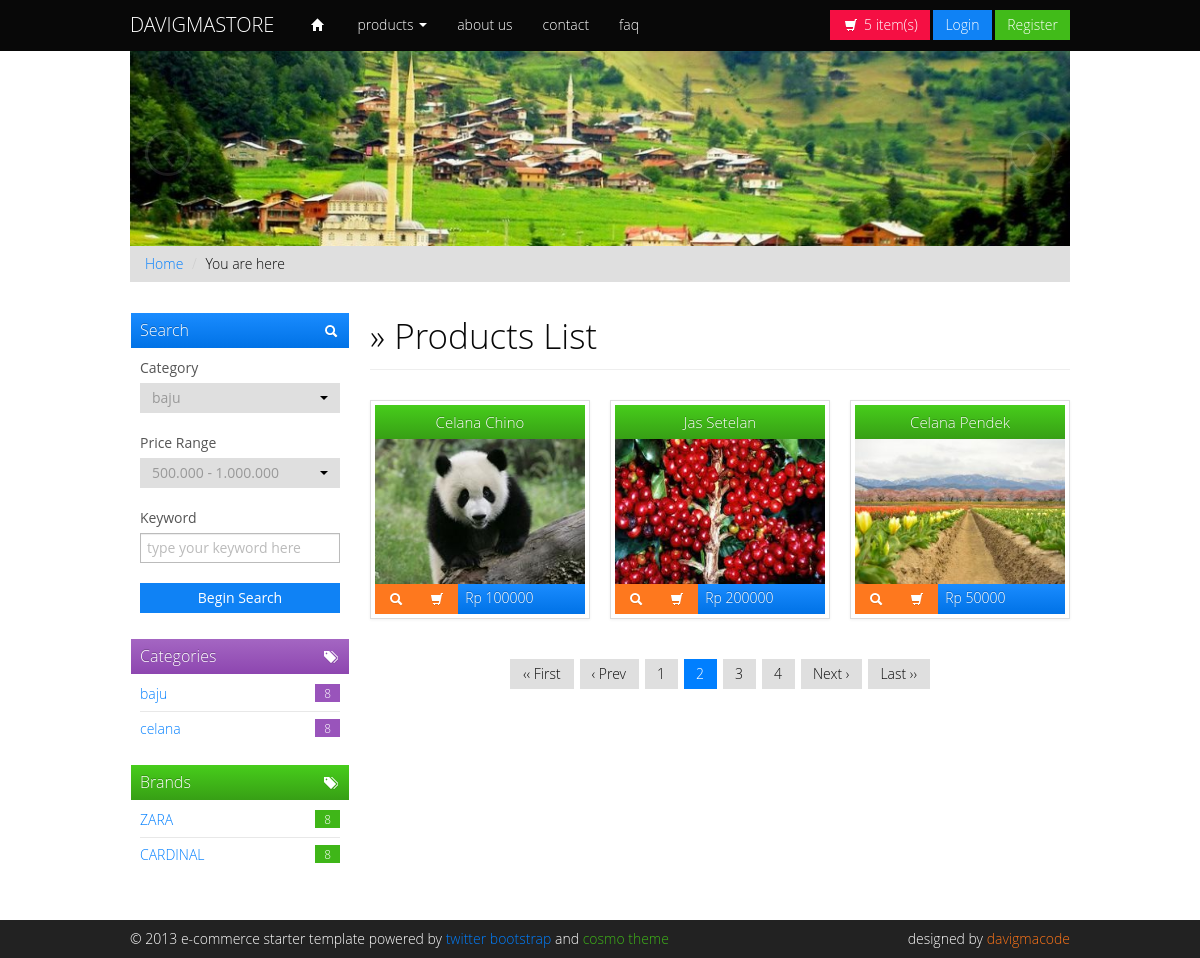
Page /index.php/home on the committed database.
### tables this page shows
CREATE TABLE `category` (
  `category_id` int(11) NOT NULL,
  `category_name` varchar(50) NOT NULL,
  `category_image` varchar(100) DEFAULT NULL,
  `category_status` int(11) NOT NULL DEFAULT 1,
  `category_desc` varchar(100) DEFAULT NULL
);

CREATE TABLE `brands` (
  `brand_id` int(11) NOT NULL,
  `brand_name` varchar(50) DEFAULT NULL,
  `brand_desc` varchar(100) DEFAULT NULL
);

CREATE TABLE `products` (
  `product_id` int(11) NOT NULL,
  `product_code` varchar(50) DEFAULT NULL,
  `product_name` varchar(50) NOT NULL,
  `product_category` int(11) DEFAULT NULL,
  `product_brand` int(11) DEFAULT NULL,
  `product_price` int(11) NOT NULL,
  `product_disc` int(11) DEFAULT NULL,
  `product_slug` varchar(100) DEFAULT NULL,
  `product_image` varchar(100) DEFAULT NULL,
  `product_status` int(11) NOT NULL DEFAULT 1,
  `product_stok` int(11) NOT NULL DEFAULT 0,
  `product_desc` varchar(100) DEFAULT NULL
);

### application/controllers/Home.php (called while the page is built, shortened)
<?php
class Home extends CI_Controller
{
	function __construct()
	{
		$this->load->model(['Product_m', 'Category_m', 'Brand_m']);
	}
	public function index()
	{
		$input = $this->input->get(NULL, TRUE);
		if (isset($input['category']) && $input['category'] != '') {
			$data['products'] = $this->Product_m->getByCategory($input['category']);
		} elseif (isset($input['brand']) && $input['brand'] != '') {
			$data['products'] = $this->Product_m->getByBrand($input['brand']);
		} else {
			$data['products'] = $this->Product_m->getByActive();
		}
		$data['category'] = $this->Category_m->getByActive();
		$data['brands'] = $this->Brand_m->getAll();
		$this->load->view('body/header');
		$this->load->view('body/nav', $data);
		$this->load->view('product/product', $data);
		$this->load->view('body/footer');
	}
}

### index.php (called while the page is built, shortened)
<?php
require_once BASEPATH.'core/CodeIgniter.php';

### application/models/Category_m.php (called while the page is built)
<?php
class Category_m extends CI_Model
{
    private $table = 'category';
    public function getByActive()
    {
        return $this->db->get_where($this->table, ['category_status' => 1])->result();
    }
}

### application/models/Brand_m.php (called while the page is built)
<?php
class Brand_m extends CI_Model
{
    private $table = 'brands';
    public function getAll()
    {
        return $this->db->get($this->table)->result();
    }
}

### application/models/Product_m.php (called while the page is built, shortened)
<?php
class Product_m extends CI_Model
{
    private $table = 'products';
    public function getByActive()
    {
        return $this->db->get_where($this->table, ['product_status' => 1])->result();
    }
}

### application/views/product/product.php (the view, shortened to what this page needs)
<div class="span3">
    <div class="dabox">
        <h3 class="btn-primary"><i class="pull-right icon-search icon-white"></i> Search</h3>
        <form style="margin: 0;">
            <div class="control-group">
                <label class="control-label" for="categories">Category</label>
                <div class="controls row-fluid">
                </div>
            </div>
            <div class="control-group">
                <label class="control-label" for="categories">Price Range</label>
                <div class="controls row-fluid">
                </div>
            </div>
            <div class="control-group">
                <label class="control-label" for="keyword">Keyword</label>
                <div class="controls row-fluid">
                    <input type="text" name="keyword" placeholder="type your keyword here" class="span12">
                </div>
            </div>
            <button class="btn btn-block btn-primary" type="button">Begin Search</button>
        </form>
    </div>
    <div class="dabox">
        <h3 class="btn-info"><i class="pull-right icon-tags icon-white"></i> Categories</h3>
        <ul>
            <?php foreach ($category as $key => $data) { ?>
                <li><a href="<?= base_url('home?category=' . $data->category_id) ?>"><?= $data->category_name ?> <span class="pull-right badge badge-info">8</span></a></li>
            <?php } ?>
        </ul>
    </div>
    <div class="dabox">
        <h3 class="btn-success"><i class="pull-right icon-tags icon-white"></i> Brands</h3>
        <ul>
            <?php foreach ($brands as $key => $data) { ?>
                <li><a href="<?= base_url('home?brand=' . $data->brand_id) ?>"><?= $data->brand_name ?> <span class="pull-right badge badge-success">8</span></a></li>
            <?php } ?>
        </ul>
    </div>
</div>
<div class="span9">
    <div class="page-header">
        <h1>&raquo; Products List</h1>
    </div>
    <ul class="thumbnails">
        <?php foreach ($products as $key => $data) { ?>
            <li class="span3">
                <div class="thumbnail">
                    <h3 class="btn-success"><?= $data->product_name ?></h3>
                    <img src="<?= base_url('assets/main/img/product/' . $data->product_image) ?>" alt="" />
                    <div class="action btn-primary">
                        <div class="btn-group">
                            <a href="<?= base_url('home/detail/' . $data->product_slug) ?>" class="btn btn-warning" title="product detail"><i class="icon-search icon-white"></i></a>
                            <a href="#" class="btn btn-warning action-add-item" title="add to cart"><i class="icon-shopping-cart icon-white"></i></a>
                        </div>
                        &nbsp;Rp <?= $data->product_price ?>
                    </div>
                </div>
            </li>
        <?php } ?>
    </ul>
    <div class="pagination pagination-centered">
        <ul>
            <li><a href="#">‹‹ First</a></li>
            <li><a href="#">‹ Prev</a></li>
            <li><a href="#">1</a></li>
            <li class="active"><a href="#">2</a></li>
            <li><a href="#">3</a></li>
            <li><a href="#">4</a></li>
            <li><a href="#">Next ›</a></li>
            <li><a href="#">Last ››</a></li>
        </ul>
    </div>
</div>

### application/views/body/header.php (shortened to what this page needs)
<!DOCTYPE html>
<html>
   <head>
      <link type="text/css" rel="stylesheet" href="<?= base_url() ?>assets/main/css/cosmo.min.css" media="screen">
      <link type="text/css" rel="stylesheet" href="<?= base_url() ?>assets/main/css/custom.frontend.css" media="screen">
      <link type="text/css" rel="stylesheet" href="<?= base_url() ?>assets/plugin/bootstrap-select/bootstrap-select.css" media="screen">
      <link type="text/css" rel="stylesheet" href="<?= base_url() ?>assets/plugin/alertify/alertify.core.css" media="screen">
      <link type="text/css" rel="stylesheet" href="<?= base_url() ?>assets/plugin/alertify/alertify.cosmo.css" media="screen">
   </head>
   <body>

### application/views/body/nav.php (shortened to what this page needs)
<div class="navbar navbar-fixed-top">
   <div class="navbar-inner">
      <div class="container">
         <a href="<?= base_url('home') ?>" class="brand">DAVIGMASTORE</a>
         <div id="main-menu" class="nav-collapse">
            <ul id="main-menu-left" class="nav">
               <li><a href="<?= base_url('home') ?>" title="beranda"><i class="icon-home icon-white"></i></a></li>
               <li id="preview-menu" class="dropdown">
                  <a href="#" data-toggle="dropdown" class="dropdown-toggle">products <b class="caret"></b></a>
               </li>
               <li><a href="<?= base_url('home/about') ?>">about us</a></li>
               <li><a href="<?= base_url('home/contact') ?>">contact</a></li>
               <li><a href="<?= base_url('home/faq') ?>">faq</a></li>
            </ul>
            <div class="pull-right">
               <a id="action-show-cart" class="btn btn-danger" href="#"><i class="icon-shopping-cart icon-white"></i> <span id="item-count">5</span> item(s)</a>
               <a class="btn btn-primary" href="./login.html">Login</a>
               <a class="btn btn-success" href="./register.html">Register</a>
            </div>
         </div>
      </div>
   </div>
</div>
<div class="container">
    <div id="myCarousel" class="carousel slide" style="margin-bottom:0">
        <div class="carousel-inner">
            <div class="item active">
                <img src="<?= base_url('assets/main/img/banner/3.jpeg') ?>" alt="">
            </div>
        </div>
        <a class="carousel-control left" href="#myCarousel" data-slide="prev">&lsaquo;</a>
        <a class="carousel-control right" href="#myCarousel" data-slide="next">&rsaquo;</a>
    </div>
    <ul class="breadcrumb" style="margin-bottom:30px">
        <li><a href="<?= base_url('home') ?>">Home</a> <span class="divider">/</span></li>
        <li class="active">You are here</li>
    </ul>
    <div class="row">

### application/views/body/footer.php (shortened to what this page needs)
    </div>
</div>
<div class="dafooter">
         <div class="container">
            <div class="row">
               <div class="span8">
                  &copy; 2013 e-commerce starter template powered by <a href="http://twitter.github.com/bootstrap" target="_blank">twitter bootstrap</a> and <a href="http://bootswatch.com/cosmo" target="_blank" class="text-success">cosmo theme</a>
               </div>
               <div class="span4">
                  <span class="pull-right">designed by <a target="_blank" href="http://github.com/davigmacode" class="text-warning">davigmacode</a></span>
               </div>
            </div>
         </div>
      </div>
   </body>
</html>

### assets/main/css/custom.frontend.css (style rules this page uses)
body { padding-top: 50px; }
.page-header { margin-top: -10px; padding-bottom: 0; }
.page-header h1 { font-size: 35px; line-height: normal; }
.dafooter { background-color: #222222; color: #FFFFFF; margin-top: 30px; padding: 9px 0; }
.dabox { margin-bottom: 15px; padding: 10px; }
.dabox h3 { padding: 6px 9px; padding-bottom: 7px; margin: -9px; margin-bottom: 10px; width: 100%; line-height: normal; font-size: 16px; }
.dabox h3 i { margin-top: 5px; }
.dabox ul { list-Style: none; margin: -7px 0; padding: 0; }
.dabox ul li { padding: 7px 0; border-bottom: #E8E8E8 1px solid; }
.dabox ul li a { display: block; }
.dabox ul li:last-child { border-bottom: 0; }
.thumbnail h3 { display: block; margin-top: 0px; margin-bottom: 0px; padding: 7px 0px; line-height: normal; font-size: 15px; text-align: center; }
.thumbnail .action { display: block; }
.carousel-control { opacity: 0.1; margin-top: 2px; }

### rows in the picture
category: category_name "baju"
category: category_name "celana"
brands: brand_name "ZARA"
brands: brand_name "CARDINAL"
products: product_name "Celana Chino", product_image (picture), product_price "100000"
products: product_name "Jas Setelan", product_image (picture), product_price "200000"
products: product_name "Celana Pendek", product_image (picture), product_price "50000"
